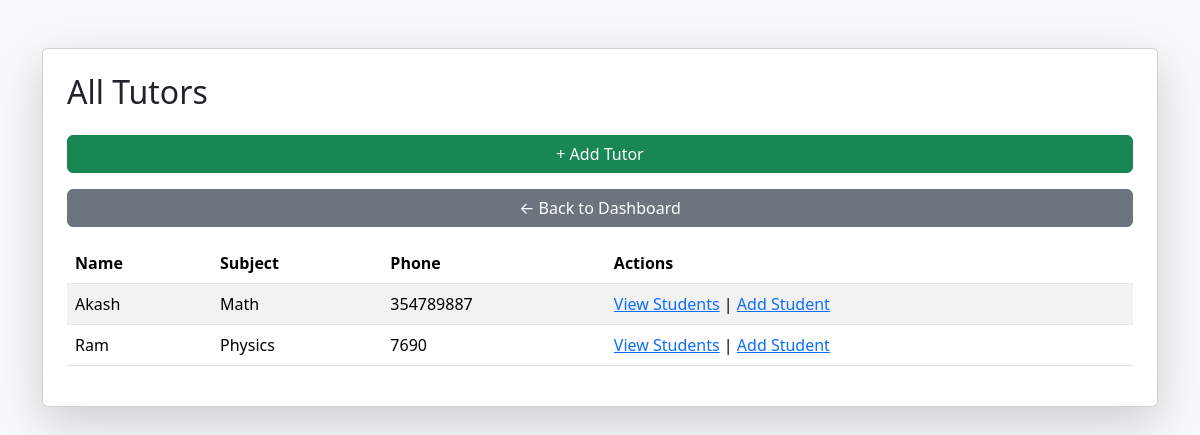
Page /tutors (signed in) on the committed database.
### models.py (models this page shows)
class Tutor(SQLModel, table=True):
    id: Optional[int] = Field(default=None, primary_key=True)
    name: str
    subject: str
    phone: str
    user_id: int = Field(foreign_key="user.id")
    user: Optional[User] = Relationship(back_populates="tutors")
    students: List["Student"] = Relationship(back_populates="tutor")

### main.py (the view)
@app.get("/tutors", response_class=HTMLResponse)
def show_tutors(request: Request, session: Session = Depends(get_session)):
    username = request.cookies.get("username")
    user = session.exec(select(User).where(User.username == username)).first()
    if not user:
        return RedirectResponse("/login", status_code=303)
    tutors = session.exec(select(Tutor).where(Tutor.user_id == user.id)).all()
    return templates.TemplateResponse("tutors.html", {"request": request, "tutors": tutors})

### templates/tutors.html (shortened to what this page needs)
<!DOCTYPE html>
<html>
<head>
    <link href="https://cdn.jsdelivr.net/npm/bootstrap@5.3.3/dist/css/bootstrap.min.css" rel="stylesheet">
</head>
<body class="bg-light">
<div class="container mt-5">
    <div class="card p-4 shadow-lg">
        <h2 class="mb-4">All Tutors</h2>
        <a href="/add-tutor" class="btn btn-success mb-3">+ Add Tutor</a>
<a href="/dashboard" class="btn btn-secondary mb-3">← Back to Dashboard</a>
        {% if tutors %}
        <table class="table table-striped">
            <thead>
                <tr>
                    <th>Name</th>
                    <th>Subject</th>
                    <th>Phone</th>
                    <th>Actions</th>
                </tr>
            </thead>
            <tbody>
                {% for tutor in tutors %}
                <tr>
                    <td>{{ tutor.name }}</td>
                    <td>{{ tutor.subject }}</td>
                    <td>{{ tutor.phone }}</td>
                    <td>
                        <a href="/tutor/{{ tutor.id }}/students">View Students</a> |
                        <a href="/tutor/{{ tutor.id }}/add-student">Add Student</a>
                    </td>
                </tr>
                {% endfor %}
            </tbody>
        </table>
        {% else %}
        <p>No tutors added yet.</p>
        {% endif %}
    </div>
</div>
</body>
</html>

### rows in the picture
Tutor: name "Akash", subject "Math", phone "354789887"
Tutor: name "Ram", subject "Physics", phone "7690"
